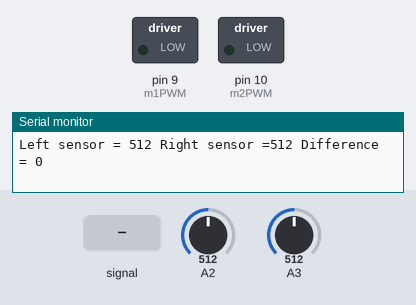
A sketch run on a simulated Arduino Uno, built with avr-gcc and run on an emulated ATmega328P. On the bench: switched loads named in the sketch (green lamp = pin HIGH), the last lines printed to the serial monitor. Dashed ring = blinking. The inputs (shaded band) are chosen by the test bench; at power-on: A3 = 512, A2 = 512.

Above: at 1.2 s.
1.3 s: A2 fed a 2 Hz sine of ±306 counts around its level
At 2.4 s:
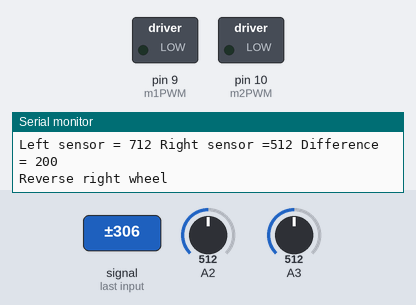
4.3 s: A3 set to 716
At 6.2 s:
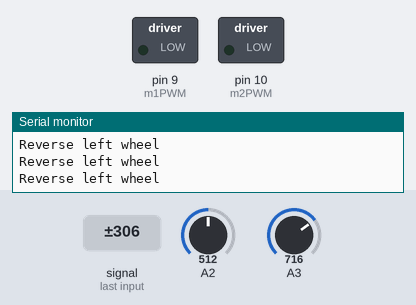
7.3 s: A3 set to 689
At 8.5 s:
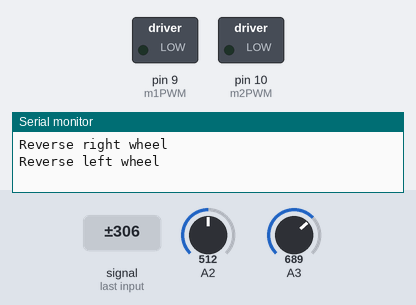
10.3 s: A3 set to 511
At 10.7 s:
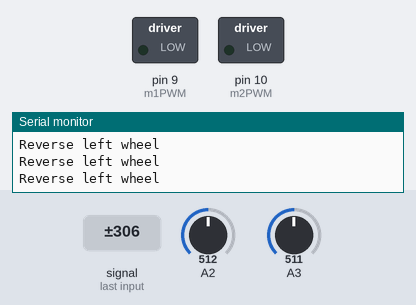
13.3 s: A3 set to 450
At 14.6 s:
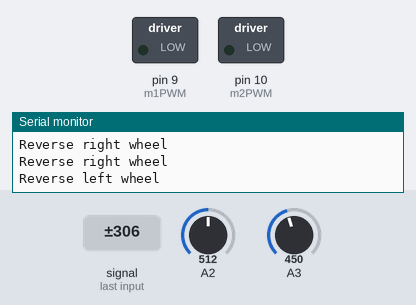
16.3 s: A3 set to 427
Timing chart, 0 to 20.3 s (numbered marks = the images above; inputs shaded):
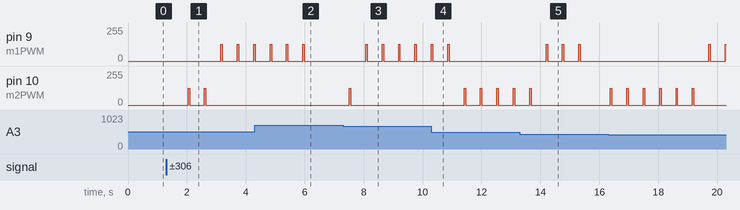

The sketch:

Repositioning_with_dual_IR_sensors.ino
```cpp
/*
  Left motor = M2, Right motor = M1

  Connections             Arduino Pin
  M2INA output --->       pin 7
  M1INA output --->       pin 2
  Left IR sensor          A2
  Right IR sensor         A3

*/
#include "RunningAverage.h"
#define totalSamples 2000
#define threshold 10

int m1INA = 2;      // Motor1 Dir A
int m1INB = 4;        // Motor1 Dir B
int m1PWM = 9;       // M1PWM
int m2INA = 7;      // Motor2 Dir A
int m2INB = 8;        // Motor2 Dir B
int m2PWM = 10;       // M2PWM
int samplesRemaining = totalSamples;
int leftSensor, rightSensor, distDifference;

RunningAverage dist(totalSamples);
RunningAverage b(totalSamples);
void setup(){
  Serial.begin(9600);
  dist.clear();
  b.clear();
}

void loop(){
  computeMovingAverage();
  printAvg();
  repositionRobot();

}

void repositionRobot(){

  // setting wheels to move robot backwards
  digitalWrite(m1INB, LOW);
  digitalWrite(m2INB, LOW);
  digitalWrite(m1INA, HIGH);
  digitalWrite(m2INA, HIGH);

  while(true){
    // if difference > threshold, robot is facing more towards left, need to rotate right wheel backwards
    if(distDifference > threshold){
      Serial.println("Reverse right wheel");
      analogWrite(m2PWM, 0.5*255);
      delay(50);
      analogWrite(m2PWM, 0*255);
    } else if(distDifference < -threshold){
      // if difference < 0, robot is facing more towards right, need to rotate left wheel backwards
      Serial.println("Reverse left wheel");
      analogWrite(m1PWM, 0.5*255);
      delay(50);
      analogWrite(m1PWM, 0*255);
    }
    else{break;}
    computeMovingAverage();
  }

}

void computeMovingAverage(){
  // Compute MA for left sensor
  for(int i=totalSamples ;i>0 ;i--)
    dist.addValue(analogRead(2));
  leftSensor = dist.getAverage();
  dist.clear();

  // Compute MA for right sensor
  for(int i=totalSamples ;i>0 ;i--)
    dist.addValue(analogRead(3));
  rightSensor = dist.getAverage();
  dist.clear();
  distDifference = leftSensor - rightSensor;
}

void printAvg(){
  Serial.print("Left sensor = ");
  Serial.print(leftSensor);
  Serial.print(" Right sensor =");
  Serial.print(rightSensor);
  Serial.print(" Difference = ");
  Serial.println(leftSensor-rightSensor);
}
```

Measured:
- the behaviour switches between 706 and 705 on A3 (found by bisection; images 2 and 3)
- after the input at 1.3 s, pin 9 (m1PWM): 0/255 → 127/255 after 3.0 s; pin 10 (m2PWM): alternates 127/255 for 0.05 s and 0/255 for 0.51 s, 4 changes in all, then stays 0/255, starting after 0.74 s
- after the input at 4.3 s, pin 10 (m2PWM): stops changing and stays 0/255
- after the input at 7.3 s, pin 10 (m2PWM): 0/255 → 127/255 after 0.21 s, → 0/255 0.05 s later
- after the input at 10.3 s, pin 9 (m1PWM): goes on until 10.9 s, then stays 0/255; pin 10 (m2PWM): alternates 127/255 for 0.05 s and 0/255 for 0.51 s, starting after 1.1 s
- after the input at 13.3 s, pin 10 (m2PWM): 0/255 → 127/255 after 0.34 s, → 0/255 0.05 s later
